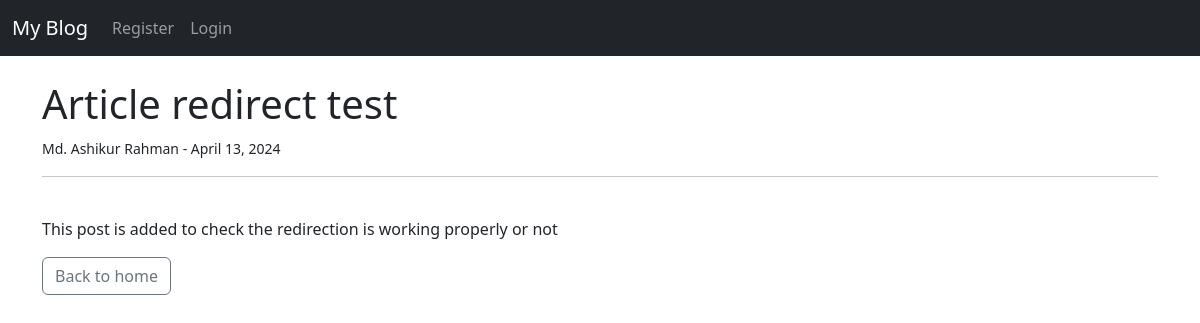
The app's page /article/11 with its own data.
### theblog/models.py (models this page shows, shortened)
class Post(models.Model):
    title = models.CharField(max_length=255)
    title_tag = models.CharField(max_length=255)
    author = models.ForeignKey(User, on_delete=models.CASCADE)
    body = models.TextField()
    post_date = models.DateField(auto_now_add=True)

### theblog/views.py (the view)
# urls.py: path("article/<int:pk>", views.ArticleDetailView.as_view(), name="article-detail"),
class ArticleDetailView(DetailView):
    model = Post
    template_name = "article_details.html"

### theblog/templates/article_details.html (shortened to what this page needs)
{% extends 'base.html' %}
{% block content %}
<h1>{{post.title}}</h1>
<small>
    {{post.author.first_name}} {{post.author.last_name}} -
    {{post.post_date}}
</small>
<br>
<hr><br>
<p>
    {{post.body}}
</p>
<a href="{% url 'home' %}" class="btn btn-outline-secondary">
    Back to home
</a>
{% endblock %}

### records on screen
Post: title "Article redirect test", author.first_name "Md. Ashikur", author.last_name "Rahman", post_date "April 13, 2024", body "This post is added to check the redirection is working properly or not"
